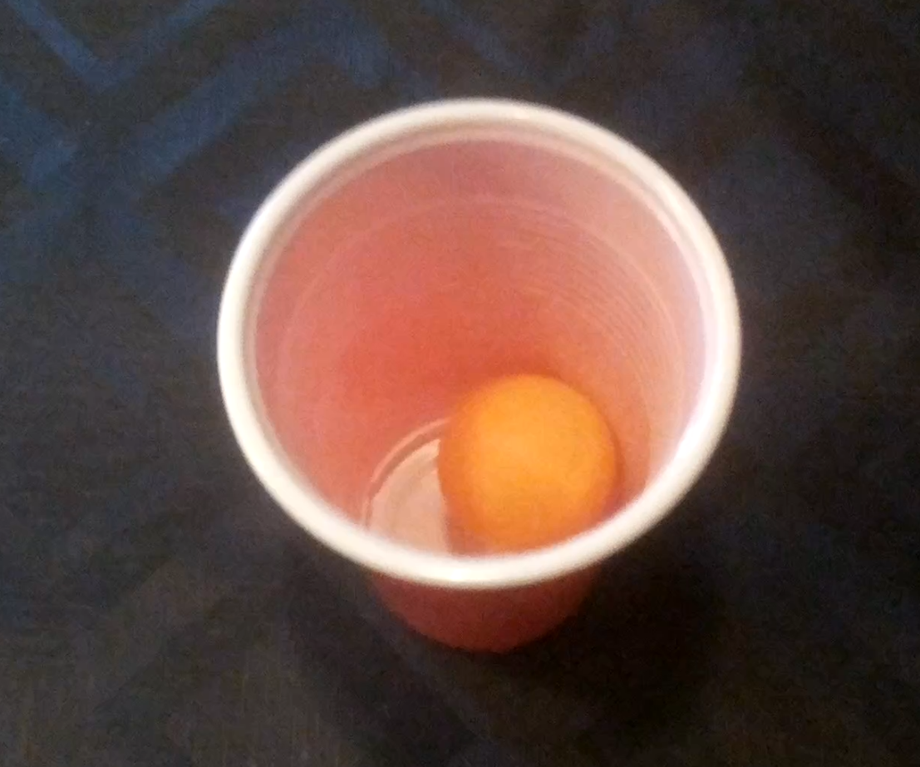
#> input picture opencv-server/testVideo/ball_in.png, 920 x 767 px, shrunk from 1107 x 922 before the run
$ python conours.py ball_in.png 5
#> lines starting #> are read from the running program, lines starting #| are printed output that depends on the picture; after the words box and inside, x2 and y2 are one past the last pixel; in counts of white or black regions, pixels touching at a corner belong together
'''
 * Python program to use contours to count the objects in an image.
 *
 * usage: python Contours.py <filename> <threshold>
'''
import cv2, sys

# read command-line arguments
filename = sys.argv[1]
t = int(sys.argv[2])

# read original image
image = cv2.imread(filename = filename)
#> image is the input picture: shape (767, 920, 3); mean B, G, R 67.6, 74.8, 99.2

# create binary image
gray = cv2.cvtColor(src = image, code = cv2.COLOR_BGR2GRAY)
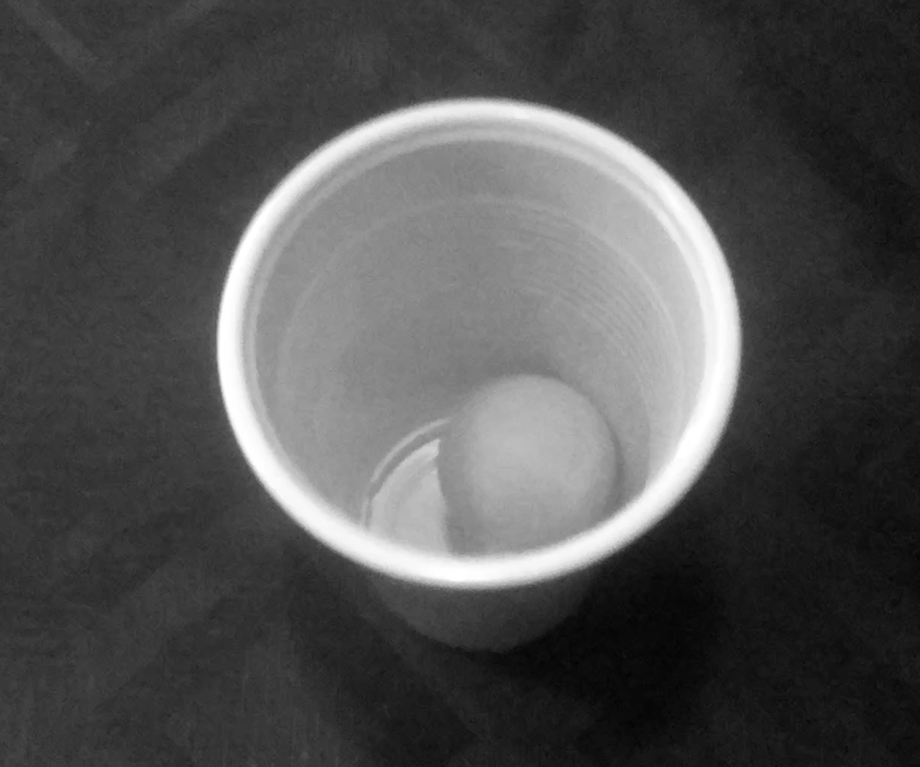
#> gray: shape (767, 920); min 2, max 255, mean 81.3
blur = cv2.GaussianBlur(src = gray,
    ksize = (5, 5),
    sigmaX = 0)
(t, binary) = cv2.threshold(src = blur,
    thresh = t,
    maxval = 255,
    type = cv2.THRESH_BINARY)
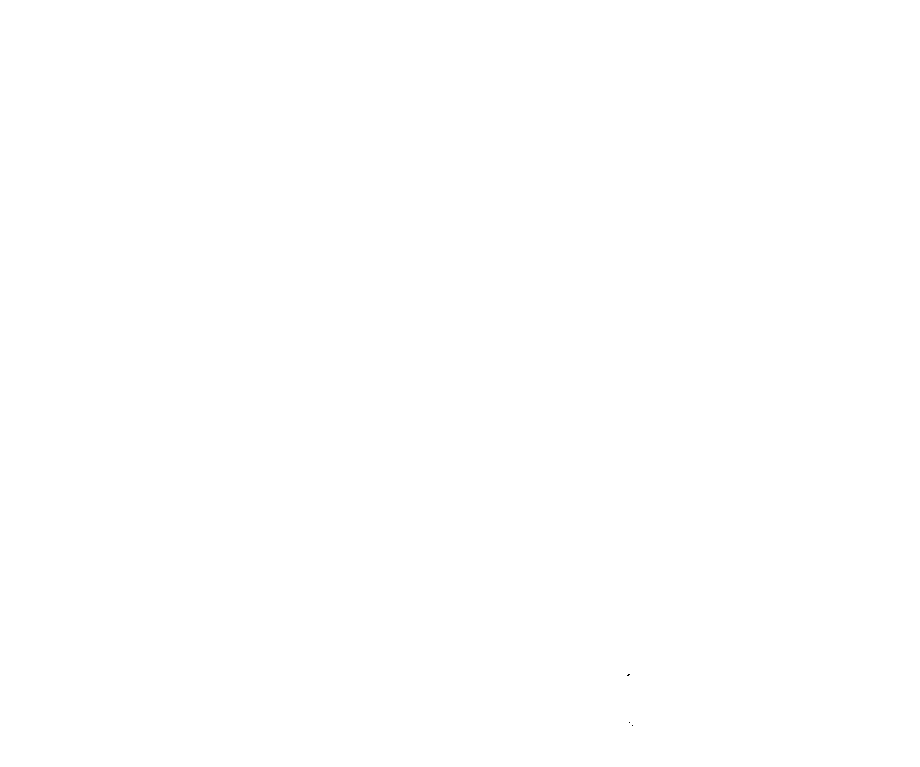
#> binary: shape (767, 920); 100% white; black in thin lines or dots, all inside (x1, y1, x2, y2) = (627, 674, 633, 726)
#> t = 5
(contours, _) = cv2.findContours(image = binary,
    mode = cv2.RETR_EXTERNAL,
    method = cv2.CHAIN_APPROX_SIMPLE)
#> contours = [[[0, 0], [0, 766], [919, 766], [919, 0]]]

print("Found %d objects." % len(contours))
#| Found 1 objects.
for (i, c) in enumerate(contours):
    print("\tSize of contour %d: %d" % (i, len(c)))
#> this loop made 1 pass
#> c on pass 1: [[0, 0], [0, 766], [919, 766], [919, 0]]
#| 	Size of contour 0: 4

#> (the run stopped early here; a loop or call above may not have finished)
